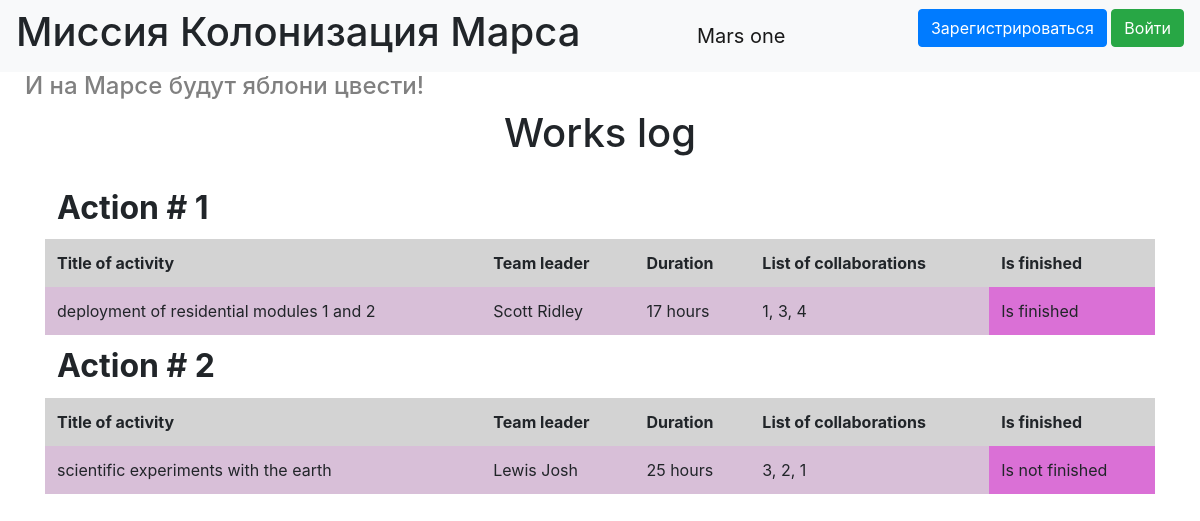
/index, run on the app's committed database.
### data/jobs.py (models this page shows, shortened)
class Jobs(SqlAlchemyBase, UserMixin, SerializerMixin):
    __tablename__ = 'jobs'
    id = sqlalchemy.Column(sqlalchemy.Integer,
                           primary_key=True, autoincrement=True)
    team_leader = sqlalchemy.Column(sqlalchemy.Integer, sqlalchemy.ForeignKey("users.id"), nullable=True)
    job = sqlalchemy.Column(sqlalchemy.String, nullable=True)
    work_size = sqlalchemy.Column(sqlalchemy.Integer, nullable=True)
    collaborators = sqlalchemy.Column(sqlalchemy.String, nullable=True)
    start_date = sqlalchemy.Column(sqlalchemy.DateTime, nullable=True)
    end_date = sqlalchemy.Column(sqlalchemy.DateTime, nullable=True)
    is_finished = sqlalchemy.Column(sqlalchemy.BOOLEAN, nullable=True)
    user = orm.relation('User')

### main.py (the view)
@app.route('/')
@app.route('/index')
def index():
    db_sess = db_session.create_session()
    jobs = db_sess.query(Jobs).all()
    users = db_sess.query(User).all()
    data = {}
    for user in users:
        data[user.id] = user.surname + " " +  user.name
    return render_template("index.html", jobs=jobs, data=data)

### data/db_session.py (called while the page is built)
def create_session() -> Session:
    global __factory
    return __factory()

### templates/index.html
{% extends "base.html" %}
{% block content %}
<h1 style="text-align: center">Works log</h1>
<div class="item">
    <table class="table table-borderless">
        <tbody>
            {% for item in jobs%}
            <thead>
                <tr class="h2">
                    <th>Action # {{item.id}}</th>
                </tr>
            </thead>
            <tbody style="background-color:#D3D3D3">
                <tr>
                    <th scope="col">Title of activity</th>
                    <th scope="col">Team leader</th>
                    <th scope="col">Duration</th>
                    <th scope="col">List of collaborations</th>
                    <th scope="col">Is finished</th>
                </tr>
            </tbody>
            <tr class="purple">
                  <td>{{item.job}}</td>
                  <td>{{data[item.team_leader]}}</td>
                  <td>{{item.work_size}} hours</td>
                  <td>{{item.collaborators}}</td>
              {% if item.is_finished %}
                    <td class="not-purple">Is finished</td>
              {% else %}
                    <td class="not-purple">Is not finished</td>
              {% endif %}
            </tr>
            {% endfor %}
        </tbody>
    </table>
</div>
{% endblock %}

### templates/base.html (shortened to what this page needs)
<!doctype html>
<html lang="en">
<head>
    <link rel="stylesheet"
          href="https://stackpath.bootstrapcdn.com/bootstrap/4.4.1/css/bootstrap.min.css"
>
    <link rel="stylesheet" href="static/css/style.css">
</head>
<body>
<header>
    <nav class="navbar navbar-light bg-light">
        <h1>Миссия Колонизация Марса</h1>
        <a class="navbar-brand" href="#">Mars one</a>
        {% if current_user.is_authenticated %}
            <p>
                <a class="navbar-brand">{{ current_user.name }}</a>
                <a class="btn btn-success" href="/logout">Exit</a>
            </p>
        {% else %}
            <p>
                <a class="btn btn-primary " href="/register">Зарегистрироваться</a>
                <a class="btn btn-success" href="/login">Войти</a>
            </p>
        {% endif %}
    </nav>
</header>
<h4 style="padding-left: 25px; color:grey">И на Марсе будут яблони цвести!</h4>
<main role="main" class="container">
    {% block content %}{% endblock %}
</main>
</body>

### static/css/style.css (style rules this page uses)
.item { margin-top: 10px; padding-top: 10px; $table-cell-padding-y: .5rem; }
.purple { background-color:#D8BFD8; }
.not-purple { background-color: #DA70D6; }

### data on the page
Jobs: id "1", job "deployment of residential modules 1 and 2", team_leader "Scott Ridley", work_size "17", collaborators "1, 3, 4", is_finished "Is finished"
Jobs: id "2", job "scientific experiments with the earth", team_leader "Lewis Josh", work_size "25", collaborators "3, 2, 1", is_finished "Is not finished"
